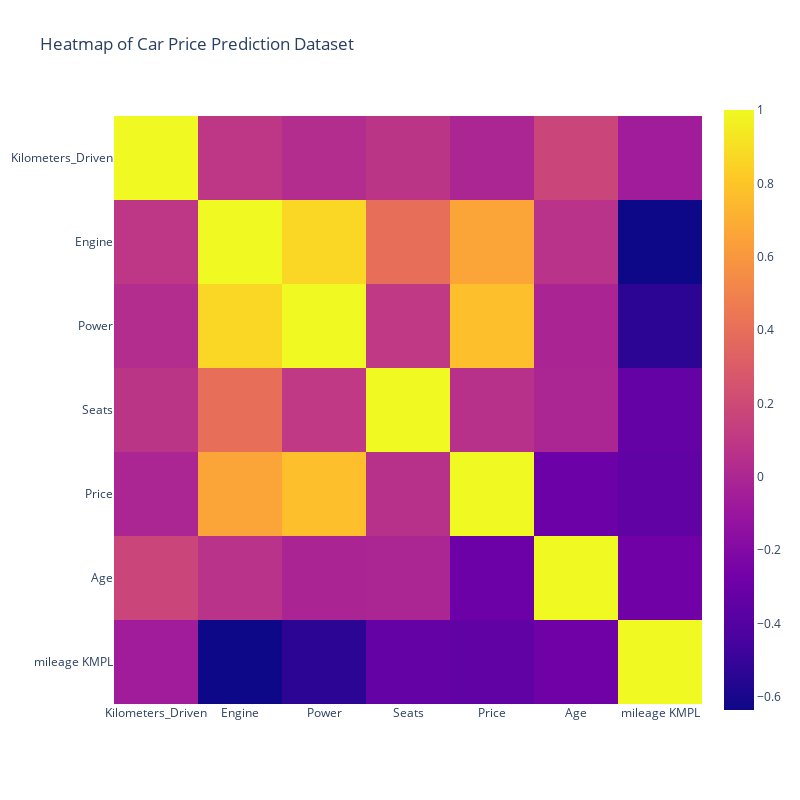

Notebook code for this chart:
### Code cell
px.imshow(df.corr(), width=800, height=800, title="Heatmap of Car Price Prediction Dataset")

### Figure 1 — Plotly figure (JSON) as saved in the notebook; plotly's stock layout.template omitted (floating-point values rounded to 4 significant figures)
{"data": [{"coloraxis": "coloraxis", "hovertemplate": "x: %{x}<br>y: %{y}<br>color: %{z}<extra></extra>", "name": "0", "type": "heatmap", "x": ["Kilometers_Driven", "Engine", "Power", "Seats", "Price", "Age", "mileage KMPL"], "xaxis": "x", "y": ["Kilometers_Driven", "Engine", "Power", "Seats", "Price", "Age", "mileage KMPL"], "yaxis": "y", "z": [[1, 0.09248, 0.03339, 0.08265, -0.008162, 0.169, -0.06037], [0.09248, 1, 0.8666, 0.4008, 0.6587, 0.06636, -0.6355], [0.03339, 0.8666, 1, 0.1017, 0.773, -0.01543, -0.5377], [0.08265, 0.4008, 0.1017, 1, 0.05583, -0.008641, -0.3302], [-0.008162, 0.6587, 0.773, 0.05583, 1, -0.2997, -0.3409], [0.169, 0.06636, -0.01543, -0.008641, -0.2997, 1, -0.2842], [-0.06037, -0.6355, -0.5377, -0.3302, -0.3409, -0.2842, 1]]}], "layout": {"coloraxis": {"colorscale": [[0, "#0d0887"], [0.1111, "#46039f"], [0.2222, "#7201a8"], [0.3333, "#9c179e"], [0.4444, "#bd3786"], [0.5556, "#d8576b"], [0.6667, "#ed7953"], [0.7778, "#fb9f3a"], [0.8889, "#fdca26"], [1, "#f0f921"]]}, "height": 800, "title": {"text": "Heatmap of Car Price Prediction Dataset"}, "width": 800, "xaxis": {"anchor": "y", "constrain": "domain", "domain": [0, 1], "scaleanchor": "y"}, "yaxis": {"anchor": "x", "autorange": "reversed", "constrain": "domain", "domain": [0, 1]}}}
